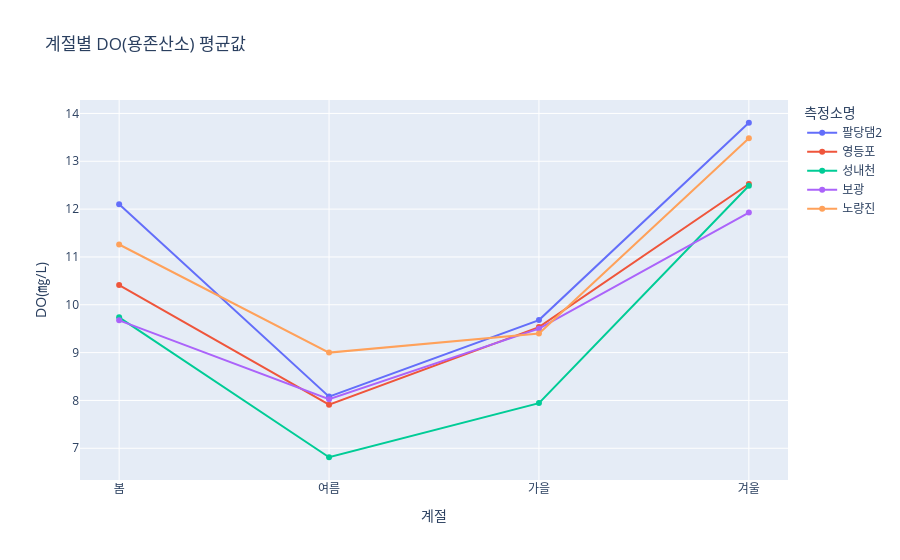
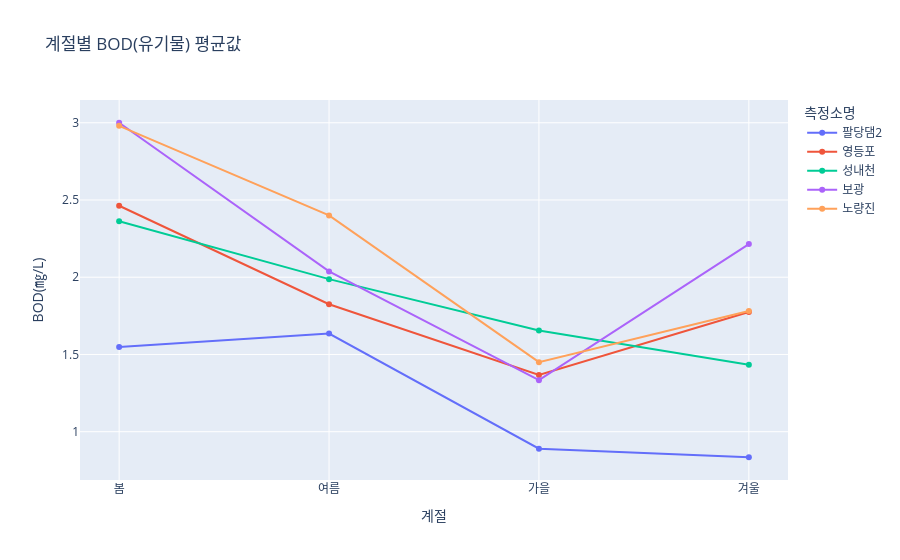
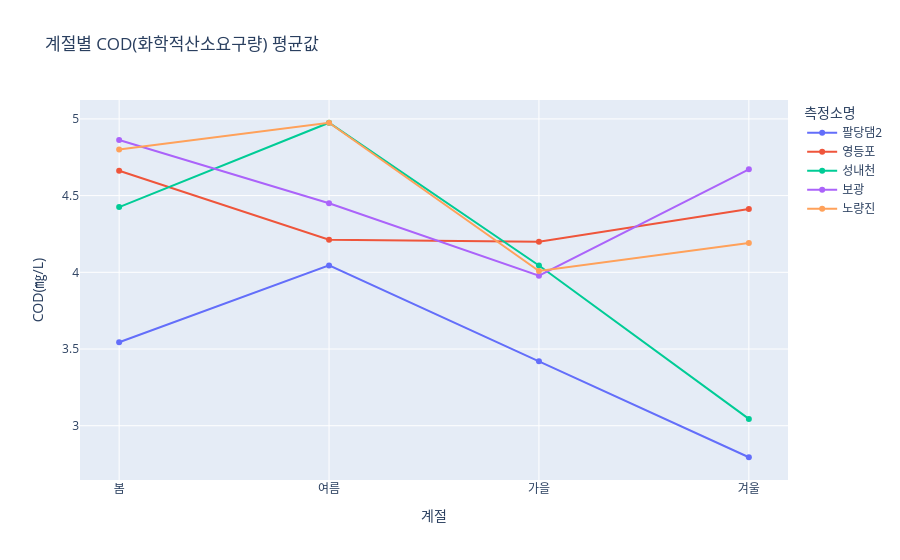
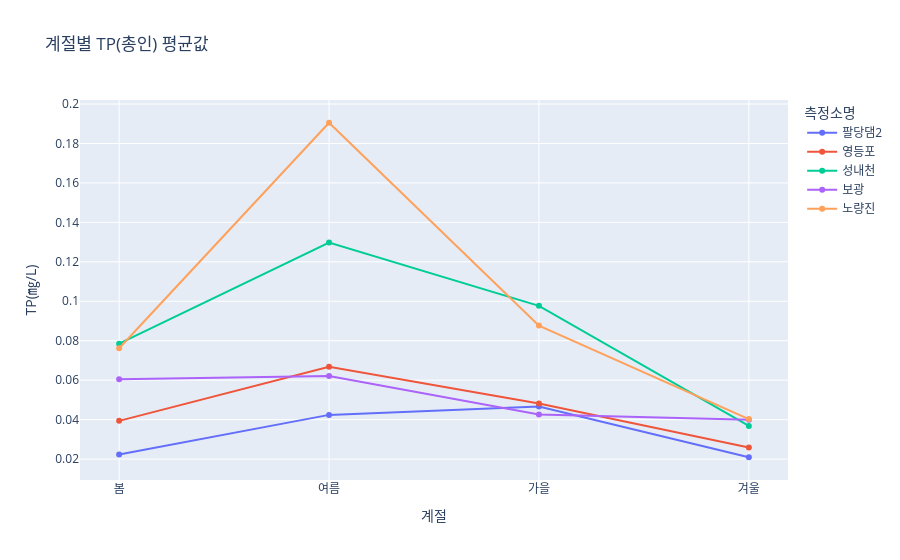

Notebook code for these charts, in order:
### Code cell
# 계절별 시계열 시각화 (5개 지표)
fig_do = px.line(seasonal_avg, x='계절', y='DO(㎎/L)', color='측정소명',
                 title='계절별 DO(용존산소) 평균값', markers=True,
                 category_orders={'계절': ['봄', '여름', '가을', '겨울']})
fig_do.show()

fig_bod = px.line(seasonal_avg, x='계절', y='BOD(㎎/L)', color='측정소명',
                  title='계절별 BOD(유기물) 평균값', markers=True,
                  category_orders={'계절': ['봄', '여름', '가을', '겨울']})
fig_bod.show()

fig_cod = px.line(seasonal_avg, x='계절', y='COD(㎎/L)', color='측정소명',
                  title='계절별 COD(화학적산소요구량) 평균값', markers=True,
                  category_orders={'계절': ['봄', '여름', '가을', '겨울']})
fig_cod.show()

fig_tp = px.line(seasonal_avg, x='계절', y='TP(㎎/L)', color='측정소명',
                 title='계절별 TP(총인) 평균값', markers=True,
                 category_orders={'계절': ['봄', '여름', '가을', '겨울']})
fig_tp.show()

fig_tn = px.line(seasonal_avg, x='계절', y='TN(㎎/L)', color='측정소명',
                 title='계절별 TN(총질소) 평균값', markers=True,
                 category_orders={'계절': ['봄', '여름', '가을', '겨울']})
fig_tn.show()

### Figure 1 — Plotly figure (JSON) as saved in the notebook; plotly's stock layout.template omitted (floating-point values rounded to 4 significant figures)
{"data": [{"hovertemplate": "측정소명=팔당댐2<br>계절=%{x}<br>DO(㎎/L)=%{y}<extra></extra>", "legendgroup": "팔당댐2", "line": {"color": "#636efa", "dash": "solid"}, "marker": {"symbol": "circle"}, "mode": "lines+markers", "name": "팔당댐2", "orientation": "v", "showlegend": true, "type": "scatter", "x": ["봄", "여름", "가을", "겨울"], "xaxis": "x", "y": [12.1, 8.08, 9.68, 13.81], "yaxis": "y"}, {"hovertemplate": "측정소명=영등포<br>계절=%{x}<br>DO(㎎/L)=%{y}<extra></extra>", "legendgroup": "영등포", "line": {"color": "#EF553B", "dash": "solid"}, "marker": {"symbol": "circle"}, "mode": "lines+markers", "name": "영등포", "orientation": "v", "showlegend": true, "type": "scatter", "x": ["봄", "여름", "가을", "겨울"], "xaxis": "x", "y": [10.41, 7.913, 9.533, 12.53], "yaxis": "y"}, {"hovertemplate": "측정소명=성내천<br>계절=%{x}<br>DO(㎎/L)=%{y}<extra></extra>", "legendgroup": "성내천", "line": {"color": "#00cc96", "dash": "solid"}, "marker": {"symbol": "circle"}, "mode": "lines+markers", "name": "성내천", "orientation": "v", "showlegend": true, "type": "scatter", "x": ["봄", "여름", "가을", "겨울"], "xaxis": "x", "y": [9.738, 6.812, 7.944, 12.49], "yaxis": "y"}, {"hovertemplate": "측정소명=보광<br>계절=%{x}<br>DO(㎎/L)=%{y}<extra></extra>", "legendgroup": "보광", "line": {"color": "#ab63fa", "dash": "solid"}, "marker": {"symbol": "circle"}, "mode": "lines+markers", "name": "보광", "orientation": "v", "showlegend": true, "type": "scatter", "x": ["봄", "여름", "가을", "겨울"], "xaxis": "x", "y": [9.675, 8.025, 9.5, 11.93], "yaxis": "y"}, {"hovertemplate": "측정소명=노량진<br>계절=%{x}<br>DO(㎎/L)=%{y}<extra></extra>", "legendgroup": "노량진", "line": {"color": "#FFA15A", "dash": "solid"}, "marker": {"symbol": "circle"}, "mode": "lines+markers", "name": "노량진", "orientation": "v", "showlegend": true, "type": "scatter", "x": ["봄", "여름", "가을", "겨울"], "xaxis": "x", "y": [11.26, 9.0, 9.4, 13.48], "yaxis": "y"}], "layout": {"legend": {"title": {"text": "측정소명"}, "tracegroupgap": 0}, "title": {"text": "계절별 DO(용존산소) 평균값"}, "xaxis": {"anchor": "y", "categoryarray": ["봄", "여름", "가을", "겨울"], "categoryorder": "array", "domain": [0, 1], "title": {"text": "계절"}}, "yaxis": {"anchor": "x", "domain": [0, 1], "title": {"text": "DO(㎎/L)"}}}}

### Figure 2 — Plotly figure (JSON) as saved in the notebook; plotly's stock layout.template omitted (floating-point values rounded to 4 significant figures)
{"data": [{"hovertemplate": "측정소명=팔당댐2<br>계절=%{x}<br>BOD(㎎/L)=%{y}<extra></extra>", "legendgroup": "팔당댐2", "line": {"color": "#636efa", "dash": "solid"}, "marker": {"symbol": "circle"}, "mode": "lines+markers", "name": "팔당댐2", "orientation": "v", "showlegend": true, "type": "scatter", "x": ["봄", "여름", "가을", "겨울"], "xaxis": "x", "y": [1.548, 1.635, 0.89, 0.8345], "yaxis": "y"}, {"hovertemplate": "측정소명=영등포<br>계절=%{x}<br>BOD(㎎/L)=%{y}<extra></extra>", "legendgroup": "영등포", "line": {"color": "#EF553B", "dash": "solid"}, "marker": {"symbol": "circle"}, "mode": "lines+markers", "name": "영등포", "orientation": "v", "showlegend": true, "type": "scatter", "x": ["봄", "여름", "가을", "겨울"], "xaxis": "x", "y": [2.462, 1.825, 1.367, 1.775], "yaxis": "y"}, {"hovertemplate": "측정소명=성내천<br>계절=%{x}<br>BOD(㎎/L)=%{y}<extra></extra>", "legendgroup": "성내천", "line": {"color": "#00cc96", "dash": "solid"}, "marker": {"symbol": "circle"}, "mode": "lines+markers", "name": "성내천", "orientation": "v", "showlegend": true, "type": "scatter", "x": ["봄", "여름", "가을", "겨울"], "xaxis": "x", "y": [2.362, 1.988, 1.656, 1.433], "yaxis": "y"}, {"hovertemplate": "측정소명=보광<br>계절=%{x}<br>BOD(㎎/L)=%{y}<extra></extra>", "legendgroup": "보광", "line": {"color": "#ab63fa", "dash": "solid"}, "marker": {"symbol": "circle"}, "mode": "lines+markers", "name": "보광", "orientation": "v", "showlegend": true, "type": "scatter", "x": ["봄", "여름", "가을", "겨울"], "xaxis": "x", "y": [3.0, 2.038, 1.333, 2.214], "yaxis": "y"}, {"hovertemplate": "측정소명=노량진<br>계절=%{x}<br>BOD(㎎/L)=%{y}<extra></extra>", "legendgroup": "노량진", "line": {"color": "#FFA15A", "dash": "solid"}, "marker": {"symbol": "circle"}, "mode": "lines+markers", "name": "노량진", "orientation": "v", "showlegend": true, "type": "scatter", "x": ["봄", "여름", "가을", "겨울"], "xaxis": "x", "y": [2.98, 2.4, 1.45, 1.782], "yaxis": "y"}], "layout": {"legend": {"title": {"text": "측정소명"}, "tracegroupgap": 0}, "title": {"text": "계절별 BOD(유기물) 평균값"}, "xaxis": {"anchor": "y", "categoryarray": ["봄", "여름", "가을", "겨울"], "categoryorder": "array", "domain": [0, 1], "title": {"text": "계절"}}, "yaxis": {"anchor": "x", "domain": [0, 1], "title": {"text": "BOD(㎎/L)"}}}}

### Figure 3 — Plotly figure (JSON) as saved in the notebook; plotly's stock layout.template omitted (floating-point values rounded to 4 significant figures)
{"data": [{"hovertemplate": "측정소명=팔당댐2<br>계절=%{x}<br>COD(㎎/L)=%{y}<extra></extra>", "legendgroup": "팔당댐2", "line": {"color": "#636efa", "dash": "solid"}, "marker": {"symbol": "circle"}, "mode": "lines+markers", "name": "팔당댐2", "orientation": "v", "showlegend": true, "type": "scatter", "x": ["봄", "여름", "가을", "겨울"], "xaxis": "x", "y": [3.544, 4.045, 3.42, 2.795], "yaxis": "y"}, {"hovertemplate": "측정소명=영등포<br>계절=%{x}<br>COD(㎎/L)=%{y}<extra></extra>", "legendgroup": "영등포", "line": {"color": "#EF553B", "dash": "solid"}, "marker": {"symbol": "circle"}, "mode": "lines+markers", "name": "영등포", "orientation": "v", "showlegend": true, "type": "scatter", "x": ["봄", "여름", "가을", "겨울"], "xaxis": "x", "y": [4.662, 4.213, 4.2, 4.412], "yaxis": "y"}, {"hovertemplate": "측정소명=성내천<br>계절=%{x}<br>COD(㎎/L)=%{y}<extra></extra>", "legendgroup": "성내천", "line": {"color": "#00cc96", "dash": "solid"}, "marker": {"symbol": "circle"}, "mode": "lines+markers", "name": "성내천", "orientation": "v", "showlegend": true, "type": "scatter", "x": ["봄", "여름", "가을", "겨울"], "xaxis": "x", "y": [4.425, 4.975, 4.044, 3.044], "yaxis": "y"}, {"hovertemplate": "측정소명=보광<br>계절=%{x}<br>COD(㎎/L)=%{y}<extra></extra>", "legendgroup": "보광", "line": {"color": "#ab63fa", "dash": "solid"}, "marker": {"symbol": "circle"}, "mode": "lines+markers", "name": "보광", "orientation": "v", "showlegend": true, "type": "scatter", "x": ["봄", "여름", "가을", "겨울"], "xaxis": "x", "y": [4.862, 4.45, 3.978, 4.671], "yaxis": "y"}, {"hovertemplate": "측정소명=노량진<br>계절=%{x}<br>COD(㎎/L)=%{y}<extra></extra>", "legendgroup": "노량진", "line": {"color": "#FFA15A", "dash": "solid"}, "marker": {"symbol": "circle"}, "mode": "lines+markers", "name": "노량진", "orientation": "v", "showlegend": true, "type": "scatter", "x": ["봄", "여름", "가을", "겨울"], "xaxis": "x", "y": [4.8, 4.975, 4.008, 4.191], "yaxis": "y"}], "layout": {"legend": {"title": {"text": "측정소명"}, "tracegroupgap": 0}, "title": {"text": "계절별 COD(화학적산소요구량) 평균값"}, "xaxis": {"anchor": "y", "categoryarray": ["봄", "여름", "가을", "겨울"], "categoryorder": "array", "domain": [0, 1], "title": {"text": "계절"}}, "yaxis": {"anchor": "x", "domain": [0, 1], "title": {"text": "COD(㎎/L)"}}}}

### Figure 4 — Plotly figure (JSON) as saved in the notebook; plotly's stock layout.template omitted (floating-point values rounded to 4 significant figures)
{"data": [{"hovertemplate": "측정소명=팔당댐2<br>계절=%{x}<br>TP(㎎/L)=%{y}<extra></extra>", "legendgroup": "팔당댐2", "line": {"color": "#636efa", "dash": "solid"}, "marker": {"symbol": "circle"}, "mode": "lines+markers", "name": "팔당댐2", "orientation": "v", "showlegend": true, "type": "scatter", "x": ["봄", "여름", "가을", "겨울"], "xaxis": "x", "y": [0.02236, 0.0424, 0.04662, 0.02093], "yaxis": "y"}, {"hovertemplate": "측정소명=영등포<br>계절=%{x}<br>TP(㎎/L)=%{y}<extra></extra>", "legendgroup": "영등포", "line": {"color": "#EF553B", "dash": "solid"}, "marker": {"symbol": "circle"}, "mode": "lines+markers", "name": "영등포", "orientation": "v", "showlegend": true, "type": "scatter", "x": ["봄", "여름", "가을", "겨울"], "xaxis": "x", "y": [0.03938, 0.06675, 0.04822, 0.02588], "yaxis": "y"}, {"hovertemplate": "측정소명=성내천<br>계절=%{x}<br>TP(㎎/L)=%{y}<extra></extra>", "legendgroup": "성내천", "line": {"color": "#00cc96", "dash": "solid"}, "marker": {"symbol": "circle"}, "mode": "lines+markers", "name": "성내천", "orientation": "v", "showlegend": true, "type": "scatter", "x": ["봄", "여름", "가을", "겨울"], "xaxis": "x", "y": [0.0785, 0.1298, 0.09767, 0.03678], "yaxis": "y"}, {"hovertemplate": "측정소명=보광<br>계절=%{x}<br>TP(㎎/L)=%{y}<extra></extra>", "legendgroup": "보광", "line": {"color": "#ab63fa", "dash": "solid"}, "marker": {"symbol": "circle"}, "mode": "lines+markers", "name": "보광", "orientation": "v", "showlegend": true, "type": "scatter", "x": ["봄", "여름", "가을", "겨울"], "xaxis": "x", "y": [0.0605, 0.06212, 0.04256, 0.04], "yaxis": "y"}, {"hovertemplate": "측정소명=노량진<br>계절=%{x}<br>TP(㎎/L)=%{y}<extra></extra>", "legendgroup": "노량진", "line": {"color": "#FFA15A", "dash": "solid"}, "marker": {"symbol": "circle"}, "mode": "lines+markers", "name": "노량진", "orientation": "v", "showlegend": true, "type": "scatter", "x": ["봄", "여름", "가을", "겨울"], "xaxis": "x", "y": [0.0762, 0.1905, 0.08767, 0.04027], "yaxis": "y"}], "layout": {"legend": {"title": {"text": "측정소명"}, "tracegroupgap": 0}, "title": {"text": "계절별 TP(총인) 평균값"}, "xaxis": {"anchor": "y", "categoryarray": ["봄", "여름", "가을", "겨울"], "categoryorder": "array", "domain": [0, 1], "title": {"text": "계절"}}, "yaxis": {"anchor": "x", "domain": [0, 1], "title": {"text": "TP(㎎/L)"}}}}
